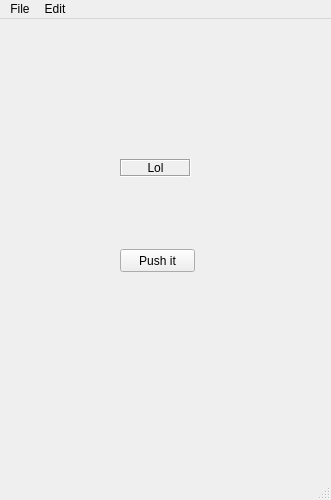
<?xml version="1.0" encoding="UTF-8"?>
<ui version="4.0">
 <class>MainWindow</class>
 <widget class="QMainWindow" name="MainWindow">
  <property name="geometry">
   <rect>
    <x>0</x>
    <y>0</y>
    <width>331</width>
    <height>500</height>
   </rect>
  </property>
  <property name="windowTitle">
   <string>MainWindow</string>
  </property>
  <widget class="QWidget" name="centralwidget">
   <widget class="QPushButton" name="button1">
    <property name="geometry">
     <rect>
      <x>120</x>
      <y>230</y>
      <width>75</width>
      <height>23</height>
     </rect>
    </property>
    <property name="text">
     <string>Push it</string>
    </property>
   </widget>
   <widget class="QLabel" name="label1">
    <property name="geometry">
     <rect>
      <x>120</x>
      <y>140</y>
      <width>71</width>
      <height>18</height>
     </rect>
    </property>
    <property name="font">
     <font>
      <pointsize>9</pointsize>
     </font>
    </property>
    <property name="frameShape">
     <enum>QFrame::Box</enum>
    </property>
    <property name="frameShadow">
     <enum>QFrame::Sunken</enum>
    </property>
    <property name="text">
     <string>Lol maimuna</string>
    </property>
    <property name="alignment">
     <set>Qt::AlignCenter</set>
    </property>
    <property name="wordWrap">
     <bool>true</bool>
    </property>
   </widget>
  </widget>
  <widget class="QMenuBar" name="menubar">
   <property name="geometry">
    <rect>
     <x>0</x>
     <y>0</y>
     <width>331</width>
     <height>21</height>
    </rect>
   </property>
   <widget class="QMenu" name="menuDaniel">
    <property name="title">
     <string>File</string>
    </property>
    <addaction name="actionNew"/>
    <addaction name="actionSave"/>
   </widget>
   <widget class="QMenu" name="menuEdit">
    <property name="title">
     <string>Edit</string>
    </property>
    <addaction name="actionCopy"/>
    <addaction name="actionPaste"/>
   </widget>
   <addaction name="menuDaniel"/>
   <addaction name="menuEdit"/>
  </widget>
  <widget class="QStatusBar" name="statusbar"/>
  <action name="actionNew">
   <property name="text">
    <string>New</string>
   </property>
   <property name="statusTip">
    <string>Create a file</string>
   </property>
   <property name="shortcut">
    <string>Ctrl+N</string>
   </property>
  </action>
  <action name="actionSave">
   <property name="text">
    <string>Save</string>
   </property>
   <property name="statusTip">
    <string>Save a file</string>
   </property>
   <property name="shortcut">
    <string>Ctrl+S</string>
   </property>
  </action>
  <action name="actionCopy">
   <property name="text">
    <string>Copy</string>
   </property>
   <property name="statusTip">
    <string>Copy a file</string>
   </property>
   <property name="shortcut">
    <string>Ctrl+C</string>
   </property>
  </action>
  <action name="actionPaste">
   <property name="text">
    <string>Paste</string>
   </property>
   <property name="statusTip">
    <string>Paste a file</string>
   </property>
   <property name="shortcut">
    <string>Ctrl+V</string>
   </property>
  </action>
 </widget>
 <resources/>
 <connections/>
</ui>
